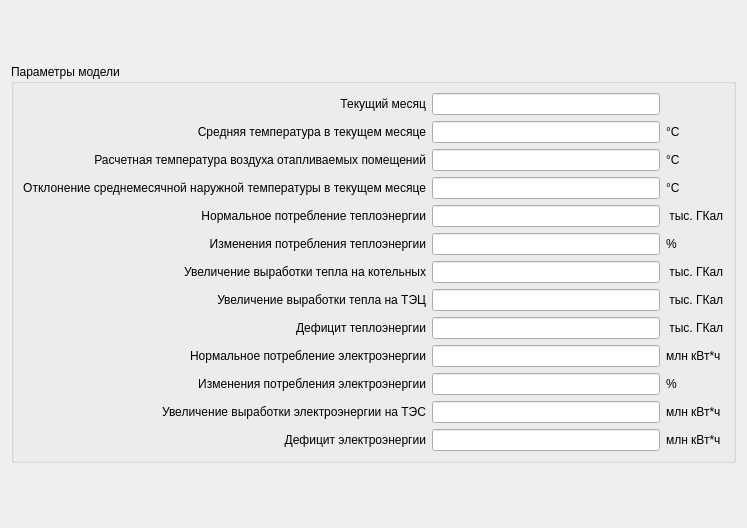
<?xml version="1.0" encoding="UTF-8"?>
<ui version="4.0">
 <class>OutputWidget</class>
 <widget class="QWidget" name="OutputWidget">
  <property name="geometry">
   <rect>
    <x>0</x>
    <y>0</y>
    <width>747</width>
    <height>528</height>
   </rect>
  </property>
  <property name="sizePolicy">
   <sizepolicy hsizetype="Preferred" vsizetype="Fixed">
    <horstretch>0</horstretch>
    <verstretch>0</verstretch>
   </sizepolicy>
  </property>
  <property name="windowTitle">
   <string>Form</string>
  </property>
  <layout class="QVBoxLayout" name="verticalLayout">
   <item>
    <widget class="QGroupBox" name="groupBox_2">
     <property name="sizePolicy">
      <sizepolicy hsizetype="Preferred" vsizetype="Fixed">
       <horstretch>0</horstretch>
       <verstretch>0</verstretch>
      </sizepolicy>
     </property>
     <property name="font">
      <font>
       <strikeout>false</strikeout>
      </font>
     </property>
     <property name="title">
      <string>Параметры модели</string>
     </property>
     <layout class="QGridLayout" name="gridLayout">
      <item row="5" column="0">
       <widget class="QLabel" name="label_19">
        <property name="text">
         <string>Изменения потребления теплоэнергии</string>
        </property>
        <property name="alignment">
         <set>Qt::AlignRight|Qt::AlignTrailing|Qt::AlignVCenter</set>
        </property>
       </widget>
      </item>
      <item row="3" column="2">
       <widget class="QLabel" name="label_24">
        <property name="text">
         <string>°C</string>
        </property>
       </widget>
      </item>
      <item row="8" column="1">
       <widget class="QLineEdit" name="bdeft">
        <property name="readOnly">
         <bool>true</bool>
        </property>
       </widget>
      </item>
      <item row="4" column="1">
       <widget class="QLineEdit" name="bnt">
        <property name="readOnly">
         <bool>true</bool>
        </property>
       </widget>
      </item>
      <item row="10" column="0">
       <widget class="QLabel" name="label_29">
        <property name="text">
         <string>Изменения потребления электроэнергии</string>
        </property>
        <property name="alignment">
         <set>Qt::AlignRight|Qt::AlignTrailing|Qt::AlignVCenter</set>
        </property>
       </widget>
      </item>
      <item row="8" column="0">
       <widget class="QLabel" name="label_23">
        <property name="text">
         <string>Дефицит теплоэнергии</string>
        </property>
        <property name="alignment">
         <set>Qt::AlignRight|Qt::AlignTrailing|Qt::AlignVCenter</set>
        </property>
       </widget>
      </item>
      <item row="10" column="1">
       <widget class="QLineEdit" name="dbe">
        <property name="readOnly">
         <bool>true</bool>
        </property>
       </widget>
      </item>
      <item row="4" column="2">
       <widget class="QLabel" name="label_25">
        <property name="text">
         <string> тыс. ГКал</string>
        </property>
       </widget>
      </item>
      <item row="1" column="2">
       <widget class="QLabel" name="label_3">
        <property name="text">
         <string>°C</string>
        </property>
       </widget>
      </item>
      <item row="12" column="0">
       <widget class="QLabel" name="label_31">
        <property name="text">
         <string>Дефицит электроэнергии</string>
        </property>
        <property name="alignment">
         <set>Qt::AlignRight|Qt::AlignTrailing|Qt::AlignVCenter</set>
        </property>
       </widget>
      </item>
      <item row="8" column="2">
       <widget class="QLabel" name="label_32">
        <property name="text">
         <string> тыс. ГКал</string>
        </property>
       </widget>
      </item>
      <item row="7" column="0">
       <widget class="QLabel" name="label_22">
        <property name="text">
         <string>Увеличение выработки тепла на ТЭЦ</string>
        </property>
        <property name="alignment">
         <set>Qt::AlignRight|Qt::AlignTrailing|Qt::AlignVCenter</set>
        </property>
       </widget>
      </item>
      <item row="5" column="1">
       <widget class="QLineEdit" name="dbt">
        <property name="toolTip">
         <string/>
        </property>
        <property name="toolTipDuration">
         <number>-1</number>
        </property>
        <property name="whatsThis">
         <string/>
        </property>
        <property name="text">
         <string comment="Знак процента указывать не нужно"/>
        </property>
        <property name="readOnly">
         <bool>true</bool>
        </property>
       </widget>
      </item>
      <item row="6" column="1">
       <widget class="QLineEdit" name="dtk">
        <property name="readOnly">
         <bool>true</bool>
        </property>
       </widget>
      </item>
      <item row="2" column="0">
       <widget class="QLabel" name="label_14">
        <property name="text">
         <string>Расчетная температура воздуха отапливаемых помещений</string>
        </property>
        <property name="alignment">
         <set>Qt::AlignRight|Qt::AlignTrailing|Qt::AlignVCenter</set>
        </property>
       </widget>
      </item>
      <item row="4" column="0">
       <widget class="QLabel" name="label_17">
        <property name="text">
         <string>Нормальное потребление теплоэнергии</string>
        </property>
        <property name="alignment">
         <set>Qt::AlignRight|Qt::AlignTrailing|Qt::AlignVCenter</set>
        </property>
       </widget>
      </item>
      <item row="7" column="1">
       <widget class="QLineEdit" name="dtt">
        <property name="readOnly">
         <bool>true</bool>
        </property>
       </widget>
      </item>
      <item row="6" column="0">
       <widget class="QLabel" name="label_21">
        <property name="text">
         <string>Увеличение выработки тепла на котельных</string>
        </property>
        <property name="alignment">
         <set>Qt::AlignRight|Qt::AlignTrailing|Qt::AlignVCenter</set>
        </property>
       </widget>
      </item>
      <item row="1" column="0">
       <widget class="QLabel" name="label_2">
        <property name="text">
         <string>Средняя температура в текущем месяце</string>
        </property>
        <property name="alignment">
         <set>Qt::AlignRight|Qt::AlignTrailing|Qt::AlignVCenter</set>
        </property>
       </widget>
      </item>
      <item row="5" column="2">
       <widget class="QLabel" name="label_16">
        <property name="text">
         <string>%</string>
        </property>
       </widget>
      </item>
      <item row="3" column="0">
       <widget class="QLabel" name="label_15">
        <property name="text">
         <string>Отклонение среднемесячной наружной температуры в текущем месяце</string>
        </property>
        <property name="alignment">
         <set>Qt::AlignRight|Qt::AlignTrailing|Qt::AlignVCenter</set>
        </property>
       </widget>
      </item>
      <item row="3" column="1">
       <widget class="QLineEdit" name="dt">
        <property name="readOnly">
         <bool>true</bool>
        </property>
       </widget>
      </item>
      <item row="9" column="1">
       <widget class="QLineEdit" name="bne">
        <property name="readOnly">
         <bool>true</bool>
        </property>
       </widget>
      </item>
      <item row="12" column="2">
       <widget class="QLabel" name="label_35">
        <property name="text">
         <string>млн кВт*ч</string>
        </property>
       </widget>
      </item>
      <item row="6" column="2">
       <widget class="QLabel" name="label_26">
        <property name="text">
         <string> тыс. ГКал</string>
        </property>
       </widget>
      </item>
      <item row="0" column="0">
       <widget class="QLabel" name="label">
        <property name="text">
         <string>Текущий месяц</string>
        </property>
        <property name="alignment">
         <set>Qt::AlignRight|Qt::AlignTrailing|Qt::AlignVCenter</set>
        </property>
       </widget>
      </item>
      <item row="11" column="2">
       <widget class="QLabel" name="label_34">
        <property name="text">
         <string>млн кВт*ч</string>
        </property>
       </widget>
      </item>
      <item row="2" column="1">
       <widget class="QLineEdit" name="tvn">
        <property name="readOnly">
         <bool>true</bool>
        </property>
       </widget>
      </item>
      <item row="7" column="2">
       <widget class="QLabel" name="label_28">
        <property name="text">
         <string> тыс. ГКал</string>
        </property>
       </widget>
      </item>
      <item row="9" column="0">
       <widget class="QLabel" name="label_27">
        <property name="text">
         <string>Нормальное потребление электроэнергии</string>
        </property>
        <property name="alignment">
         <set>Qt::AlignRight|Qt::AlignTrailing|Qt::AlignVCenter</set>
        </property>
       </widget>
      </item>
      <item row="9" column="2">
       <widget class="QLabel" name="label_33">
        <property name="text">
         <string>млн кВт*ч</string>
        </property>
       </widget>
      </item>
      <item row="0" column="1">
       <widget class="QLineEdit" name="month">
        <property name="readOnly">
         <bool>true</bool>
        </property>
       </widget>
      </item>
      <item row="11" column="1">
       <widget class="QLineEdit" name="det">
        <property name="readOnly">
         <bool>true</bool>
        </property>
       </widget>
      </item>
      <item row="10" column="2">
       <widget class="QLabel" name="label_18">
        <property name="text">
         <string>%</string>
        </property>
       </widget>
      </item>
      <item row="2" column="2">
       <widget class="QLabel" name="label_20">
        <property name="text">
         <string>°C</string>
        </property>
       </widget>
      </item>
      <item row="1" column="1">
       <widget class="QLineEdit" name="tsr">
        <property name="readOnly">
         <bool>true</bool>
        </property>
       </widget>
      </item>
      <item row="12" column="1">
       <widget class="QLineEdit" name="bdefe">
        <property name="readOnly">
         <bool>true</bool>
        </property>
       </widget>
      </item>
      <item row="11" column="0">
       <widget class="QLabel" name="label_30">
        <property name="text">
         <string>Увеличение выработки электроэнергии на ТЭС</string>
        </property>
        <property name="alignment">
         <set>Qt::AlignRight|Qt::AlignTrailing|Qt::AlignVCenter</set>
        </property>
       </widget>
      </item>
     </layout>
    </widget>
   </item>
  </layout>
 </widget>
 <resources/>
 <connections/>
</ui>
